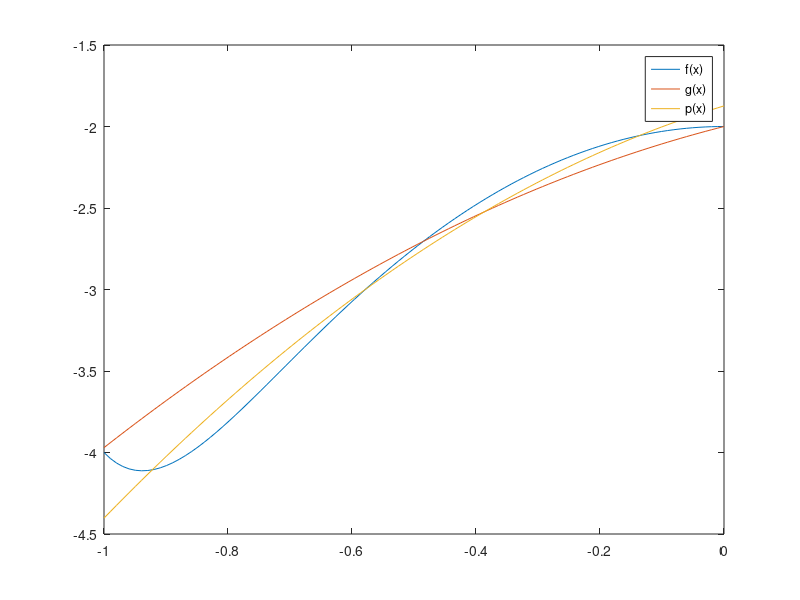

The MATLAB source for this figure: (Note: this script raises an error after producing the figure.)
format long
p2 = [-1.004 0.966 -2];

f = @(x) x.^10 - 3*x.^2 - 2;
% g = @(x) -1.004*x.^2 + 0.996*x - 2;
g = @(x) polyval(p2, x);

x = linspace(-1, 0);
y1 = f(x);
y2 = g(x);

coeficients = polyfit(x, y1, 2);
p = @(x) polyval(coeficients, x);
y3 = p(x);

diary resultados.txt
fprintf('Questão 3\n')
fprintf('Diferença encontrada entre f(x) e g(x)')
diffFG = max(abs(y1 - y2))
fprintf('Diferença encontrada entre f(x) e p(x)')
diffFP = max(abs(y1 - y3))
diary off

plot(x, y1, x, y2, x, y3);
legend('f(x)', 'g(x)', 'p(x)');
dividedDifferencesTable(x, y1);
dividedDifferencesTable([-1 -0.5 0], [-4 -2.749 -2]);

function d = dividedDifferencesTable(x, y)
n = length(x);
d = zeros(n, n);
d( : , 1) = y;
for j = 2 : n
    for i = 1 : n - j + 1
        d(i, j) = (d(i + 1, j - 1) - d(i, j - 1))/(x(i + j - 1) - x(i));
    end
end
fprintf('kd poha eh desse aki oh');
n
max(abs(d), [], 'all')
end